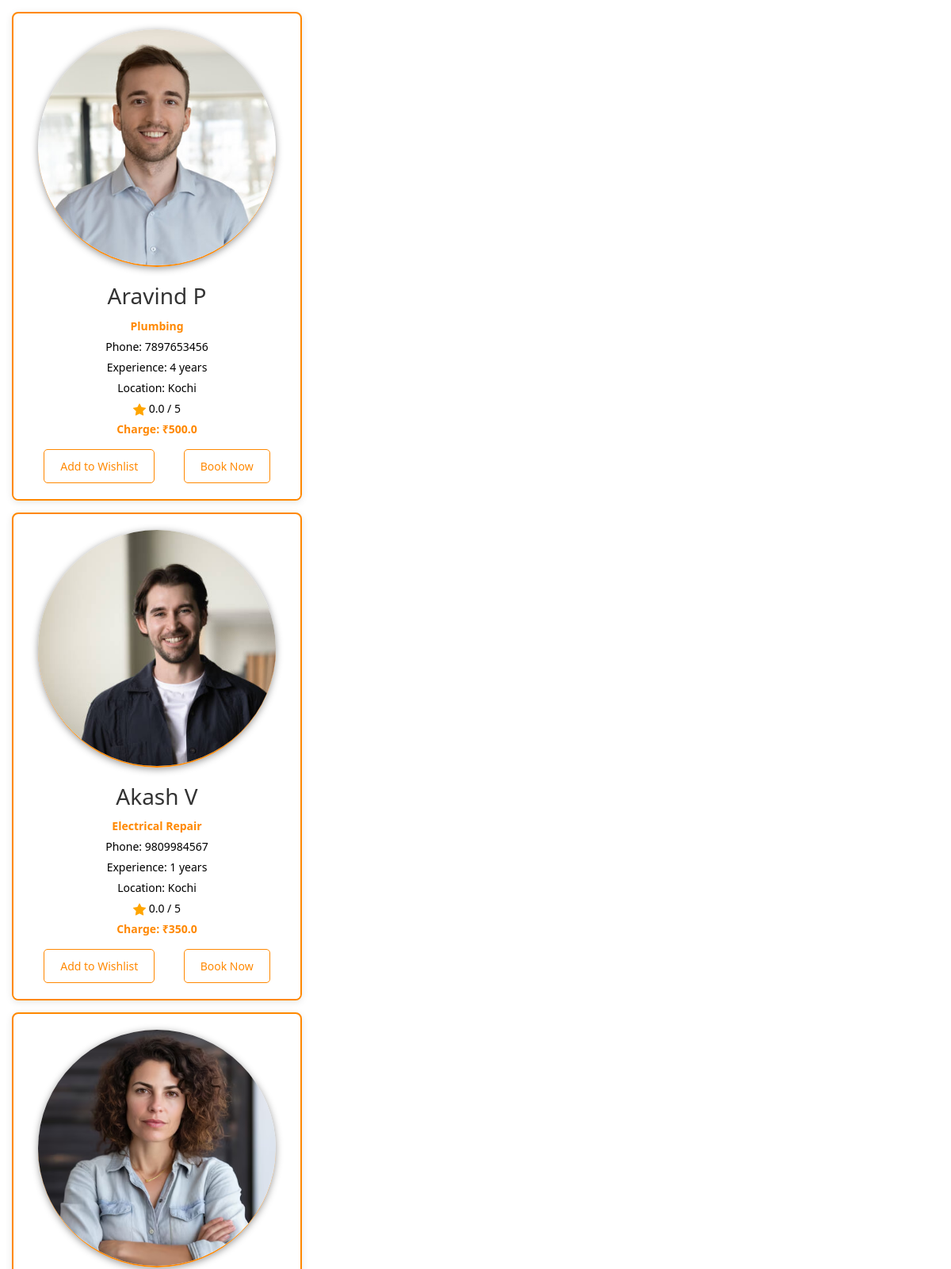
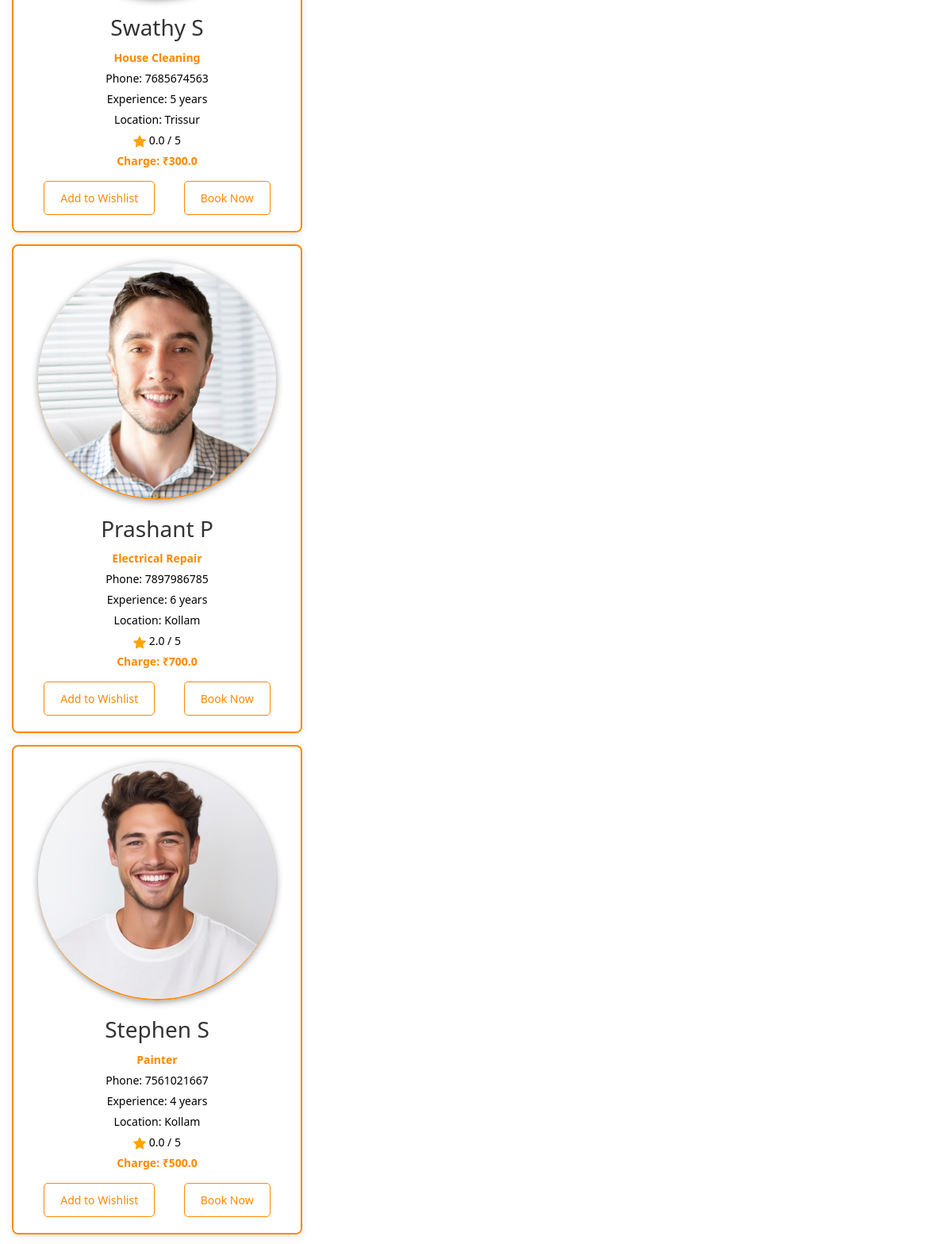
/filter_by_location/ (upper part), run on the app's committed database (2 pictures, top to bottom).
### app/models.py (models this page shows, shortened)
class ServiceProvider(models.Model):
    category = models.ForeignKey(Category, on_delete=models.CASCADE)
    profile = models.FileField()
    name = models.TextField()
    phone = models.IntegerField(unique=True)
    experience = models.IntegerField()
    availability = models.BooleanField(default=True)
    rating = models.FloatField(default=0.0)
    location = models.TextField()
    des = models.TextField()
    charge = models.FloatField()
    working_hours = models.TextField()

class Category(models.Model):
    category = models.TextField()
    img = models.FileField()

### app/views.py (the view)
# urls.py: path('filter_by_location/', views.filter_by_location, name='filter_by_location'),
def filter_by_location(request):
    location = request.GET.get('location', None)
    providers = ServiceProvider.objects.filter(location__iexact=location) if location else ServiceProvider.objects.all()
    locations = ServiceProvider.objects.values_list('location', flat=True).distinct()
    locations = sorted(set(loc.capitalize() for loc in locations if loc))
    return render(request, 'partials/provider_list.html', {
        'providers': providers,
        'locations': locations,
    })

### templates/partials/provider_list.html (shortened to what this page needs)
<!DOCTYPE html>
<html lang="en">
<head>
    {% load static %}
    <link rel="stylesheet" href="{% static 'css/home_style.css' %}">
    <link href="https://cdn.jsdelivr.net/npm/bootstrap@5.3.3/dist/css/bootstrap.min.css" rel="stylesheet">
</head>
<body>
    {% if providers %}
    {% for provider in providers %}
        <div class="provider-card">
            <a style="text-decoration:none; color:black;" href="view_details/{{provider.pk}}">
            <img src="{{ provider.profile.url }}" alt="{{ provider.name }}">
            <div class="provider-card-content">
                <h3>{{ provider.name }}</h3>
                <p class="category">{{ provider.category.category }}</p>
                <p>Phone: {{ provider.phone }}</p>
                <p>Experience: {{ provider.experience }} years</p>
                <p>Location: {{ provider.location }}</p>
                <p> {{ provider.rating }} / 5</p>
                <p class="charge">Charge: ₹{{ provider.charge }}</p>
                <div class="btn-container">
                    <a href="addWishlist/{{provider.id}}" class="btn">Add to Wishlist</a>
                    <a href="book-now/{{provider.id}}" class="btn">Book Now</a>
                </div>
            </div>
        </a>
        </div>
    {% endfor %}
{% else %}
    <p style="text-align: center; width: 100%; font-size: 18px;">No providers available in this location.</p>
{% endif %}
</body>
</html>

### static/css/home_style.css (style rules this page uses)
body { font-family: 'Arial', sans-serif; background-color: #f5f5f5; color: #333; margin: 0; padding: 0; }
.provider-card { background-color: #fff; box-shadow: 0 2px 10px rgba(0, 0, 0, 0.1); border-radius: 8px; overflow: hidden; margin: 15px; width: calc(33% - 30px); transition: transform 0.3s ease; text-align: center; border: 2px solid #ff8800; }
.provider-card img { width: 300px ; height: 300px; border-radius: 50% !important; object-fit: cover; border-bottom: 2px solid #ff8800; margin-top: 20px; box-shadow: 0 2px 10px rgba(0, 0, 0, 0.404); }
.provider-card-content { padding: 20px; background-color: #fff; color: #333; }
.provider-card-content h3 { color: #333; margin: 0 0 10px; }
.provider-card-content p { margin: 5px 0; font-size: 14px; }
.provider-card-content .category { font-weight: bold; color: #ff8800; }
.provider-card-content .charge { font-weight: bold; color: #ff8800; }
.provider-card-content .btn-container { display: flex; justify-content: space-around; margin-top: 15px; }
.provider-card-content .btn { padding: 10px 20px; margin: auto; border-radius: 5px; font-size: 14px; text-decoration: none; color:#ff8800; background-color: white; border-color:#ff8800; transition: background-color 0.3s ease; }

### data on the page
ServiceProvider: profile (picture), name "Aravind P", category.category "Plumbing", phone "7897653456", experience "4", location "Kochi", rating "0.0", charge "500.0"
ServiceProvider: profile (picture), name "Akash V", category.category "Electrical Repair", phone "9809984567", experience "1", location "Kochi", rating "0.0", charge "350.0"
ServiceProvider: profile (picture), name "Swathy S", category.category "House Cleaning", phone "7685674563", experience "5", location "Trissur", rating "0.0", charge "300.0"
ServiceProvider: profile (picture), name "Prashant P", category.category "Electrical Repair", phone "7897986785", experience "6", location "Kollam", rating "2.0", charge "700.0"
ServiceProvider: profile (picture), name "Stephen S", category.category "Painter", phone "7561021667", experience "4", location "Kollam", rating "0.0", charge "500.0"
